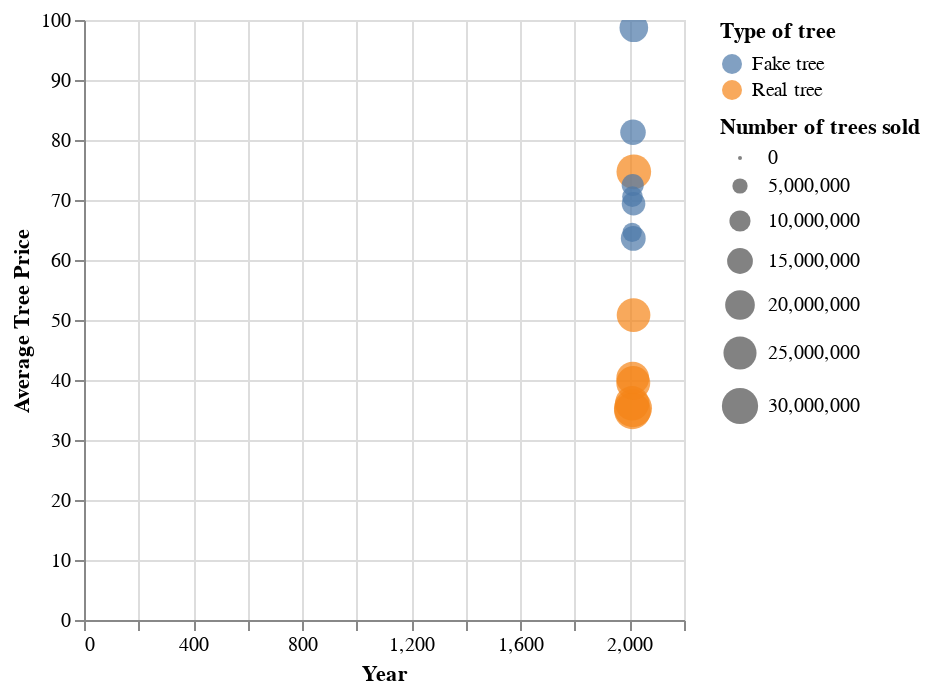

The notebook cell this image was saved under:
### Markdown cell above
**How can we use Altair to create an interactive chart for Average Tree Price?**

### Code cell
# Altair interactive chart for Average Tree Price
alt.Chart(df).mark_circle().encode(
    x='Year',
    y='Average Tree Price',
    size='Number of trees sold',
    color='Type of tree',
    tooltip=['Year', 'Type of tree', 'Average Tree Price', 'Number of trees sold']
).interactive()

### Figure 1 — Vega-Lite specification as saved in the notebook (floating-point values rounded to 4 significant figures)
{"config": {"view": {"continuousWidth": 300, "continuousHeight": 300}}, "data": {"name": "data-f8e8759533e3cf33938b81a2b5feb341"}, "mark": {"type": "circle"}, "encoding": {"color": {"field": "Type of tree", "type": "nominal"}, "size": {"field": "Number of trees sold", "type": "quantitative"}, "tooltip": [{"field": "Year", "type": "quantitative"}, {"field": "Type of tree", "type": "nominal"}, {"field": "Average Tree Price", "type": "quantitative"}, {"field": "Number of trees sold", "type": "quantitative"}], "x": {"field": "Year", "type": "quantitative"}, "y": {"field": "Average Tree Price", "type": "quantitative"}}, "params": [{"name": "param_1", "select": {"type": "interval", "encodings": ["x", "y"]}, "bind": "scales"}], "$schema": "https://vega.github.io/schema/vega-lite/v5.16.3.json", "datasets": {"data-f8e8759533e3cf33938b81a2b5feb341": [{"index": 0, "Year": 2010, "Type of tree": "Real tree", "Number of trees sold": 27000000, "Average Tree Price": 36.12, "Sales": 975240000}, {"index": 1, "Year": 2011, "Type of tree": "Real tree", "Number of trees sold": 30800000, "Average Tree Price": 34.87, "Sales": 1073996000}, {"index": 2, "Year": 2012, "Type of tree": "Real tree", "Number of trees sold": 24500000, "Average Tree Price": 40.3, "Sales": 987350000}, {"index": 3, "Year": 2013, "Type of tree": "Real tree", "Number of trees sold": 33020000, "Average Tree Price": 35.3, "Sales": 1165606000}, {"index": 4, "Year": 2014, "Type of tree": "Real tree", "Number of trees sold": 26300000, "Average Tree Price": 39.5, "Sales": 1038850000}, {"index": 5, "Year": 2015, "Type of tree": "Real tree", "Number of trees sold": 25900000, "Average Tree Price": 50.82, "Sales": 1316238000}, {"index": 6, "Year": 2016, "Type of tree": "Real tree", "Number of trees sold": 27400000, "Average Tree Price": 74.7, "Sales": 2046780000}, {"index": 7, "Year": 2010, "Type of tree": "Fake tree", "Number of trees sold": 8200000, "Average Tree Price": 64.61, "Sales": 529802000}, {"index": 8, "Year": 2011, "Type of tree": "Fake tree", "Number of trees sold": 9500000, "Average Tree Price": 70.55, "Sales": 670225000}, {"index": 9, "Year": 2012, "Type of tree": "Fake tree", "Number of trees sold": 10900000, "Average Tree Price": 72.5, "Sales": 790250000}, {"index": 10, "Year": 2013, "Type of tree": "Fake tree", "Number of trees sold": 14700000, "Average Tree Price": 81.3, "Sales": 1195110000}, {"index": 11, "Year": 2014, "Type of tree": "Fake tree", "Number of trees sold": 13900000, "Average Tree Price": 63.6, "Sales": 884040000}, {"index": 12, "Year": 2015, "Type of tree": "Fake tree", "Number of trees sold": 12500000, "Average Tree Price": 69.38, "Sales": 867250000}, {"index": 13, "Year": 2016, "Type of tree": "Fake tree", "Number of trees sold": 18600000, "Average Tree Price": 98.7, "Sales": 1835820000}]}}
